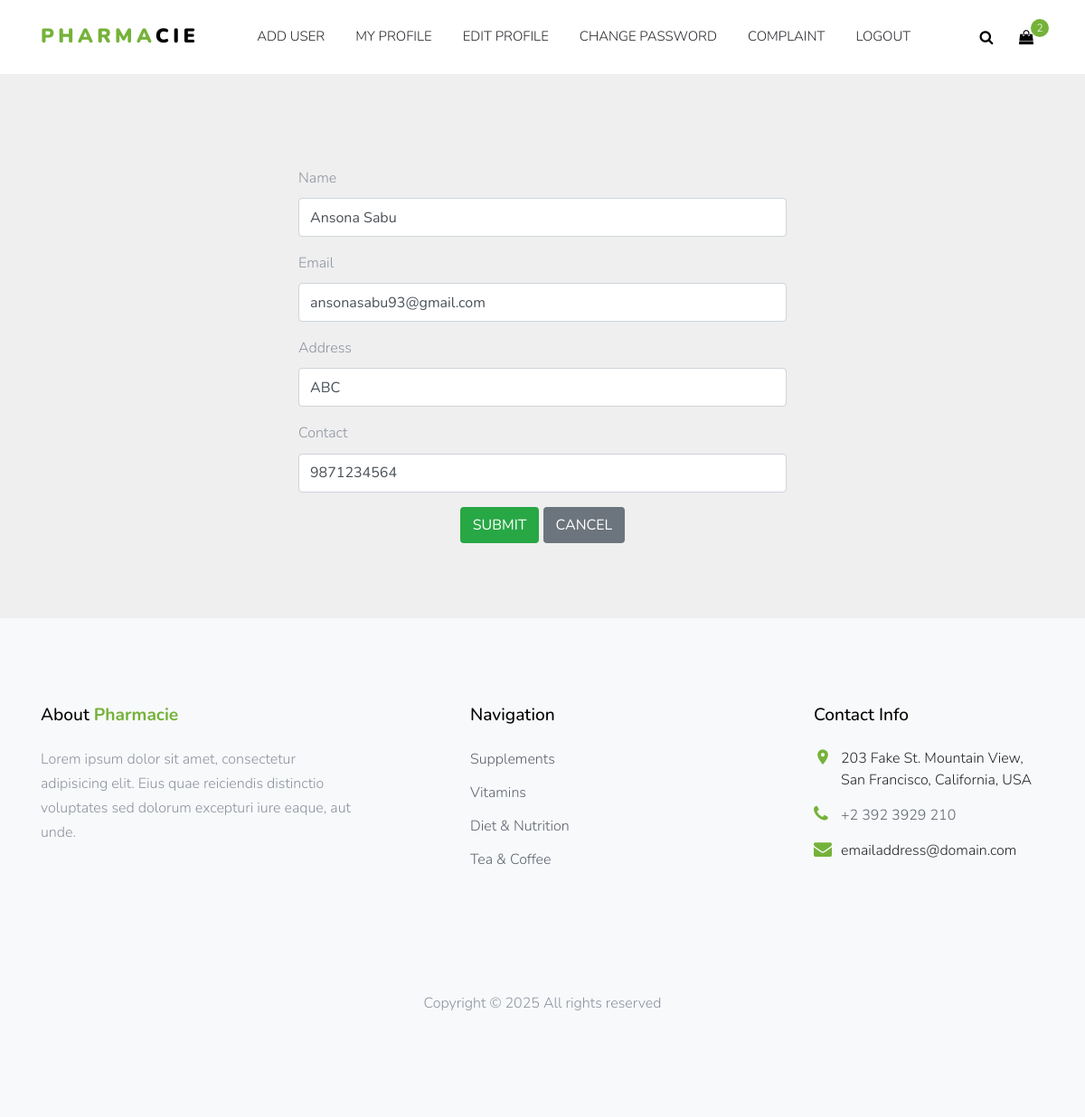
The page /Project/Pharmacist/EditProfile.php (signed in) on the database its author committed.
### tables this page shows
CREATE TABLE `tbl_pharmacist` (
  `pharmacist_id` int(11) NOT NULL,
  `pharmacist_name` varchar(50) NOT NULL,
  `pharmacist_email` varchar(100) NOT NULL,
  `pharmacist_password` varchar(20) NOT NULL,
  `pharmacist_proof` varchar(200) NOT NULL,
  `pharmacist_photo` varchar(50) NOT NULL,
  `pharmacist_address` varchar(500) NOT NULL,
  `pharmacist_contact` varchar(50) NOT NULL
);

### Project/Pharmacist/EditProfile.php (the view, shortened to what this page needs)
<?php
include("Head.php");
include("../Assets/Connection/Connection.php");
$pharmacist="select * from tbl_pharmacist where pharmacist_id=".$_SESSION['pid'];
$result=$con->query($pharmacist);
$data=$result->fetch_assoc();
			?>
<!DOCTYPE html PUBLIC "-//W3C//DTD XHTML 1.0 Transitional//EN" "http://www.w3.org/TR/xhtml1/DTD/xhtml1-transitional.dtd">
<html xmlns="http://www.w3.org/1999/xhtml">
<head>
</head>
<body>
<div class="container mt-5">
    <form id="form1" name="form1" method="post" action="">
        <div class="row justify-content-center">
            <div class="col-md-6">
                <div class="mb-3">
                    <label for="txt_name" class="form-label">Name</label>
                    <input required type="text" class="form-control" id="txt_name" name="txt_name"
                        value="<?php echo $data['pharmacist_name']; ?>"
                        title="Name Allows Only Alphabets, Spaces, and First Letter Must Be Capital Letter"
                        pattern="^[A-Z]+[a-zA-Z ]*$"
                        placeholder="Enter your name">
                </div>
                <div class="mb-3">
                    <label for="txt_email" class="form-label">Email</label>
                    <input required type="email" class="form-control" id="txt_email" name="txt_email"
                        value="<?php echo $data['pharmacist_email']; ?>"
                        placeholder="Enter your email">
                </div>
                <div class="mb-3">
                    <label for="txt_address" class="form-label">Address</label>
                    <input required type="text" class="form-control" id="txt_address" name="txt_address"
                        value="<?php echo $data['pharmacist_address']; ?>"
                        placeholder="Enter your address">
                </div>
                <div class="mb-3">
                    <label for="txt_contact" class="form-label">Contact</label>
                    <input required type="text" class="form-control" id="txt_contact" name="txt_contact"
                        value="<?php echo $data['pharmacist_contact']; ?>"
                        pattern="[7-9]{1}[0-9]{9}" title="Phone number must start with 7-9 and have 10 digits"
                        placeholder="Enter your contact number">
                </div>
                <div class="text-center">
                    <button type="submit" class="btn btn-success me-2" id="btn_submit" name="btn_submit">Submit</button>
                    <button type="reset" class="btn btn-secondary" id="btn_cancel" name="btn_cancel">Cancel</button>
                </div>
            </div>
        </div>
    </form>
</div>
</body>
</html>
<?php
include("Foot.php");
?>

### Project/Assets/Templates/Main/css/style.css (style rules this page uses)
body { line-height: 1.7; color: #8c92a0; font-weight: 300; font-size: 16px; background: #efefef; }
.btn { -webkit-transition: .3s all ease-in-out; -o-transition: .3s all ease-in-out; transition: .3s all ease-in-out; text-transform: uppercase; border-width: 2px; }
.form-control { height: 43px; }

### rows shown on the page
tbl_pharmacist: txt_name "Ansona Sabu", txt_email "ansonasabu93@gmail.com", txt_address "ABC", txt_contact "9871234564"
